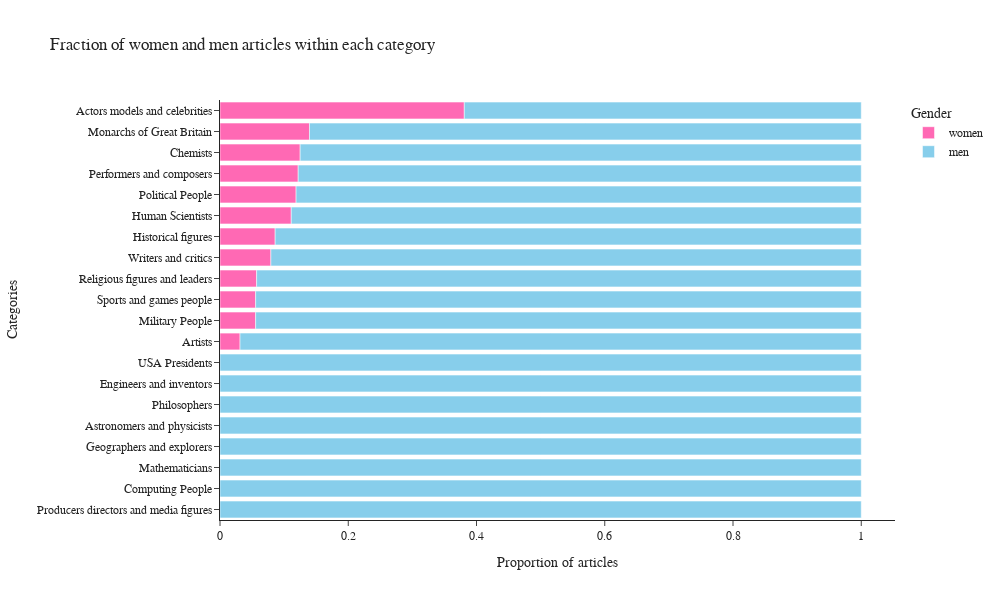

This figure's notebook cell:
### Markdown cell above
#### **Plot 2**

### Code cell
women_count = people[people['gender'] == "female"]["category"].count()
men_count = people[people['gender'] == "male"]["category"].count()
number_of_people_per_cat = people.groupby("category")["gender"].count()
men_women_proportion = pd.DataFrame({'women': women_people/number_of_people_per_cat,'men': men_people/number_of_people_per_cat}, index=index).sort_values(by = ["women"], ascending = False)
men_women_proportion.fillna(0,inplace=True)

fig = px.bar(men_women_proportion, x='women')

# plotly
fig = px.bar(men_women_proportion, 
             x = [category for category in men_women_proportion.columns],
             y = men_women_proportion.transpose().columns.str.replace('_', ' '),
             color_discrete_sequence = ['hotpink','skyblue'],
             title = 'Fraction of women and men articles within each category',
             labels={"y": "Categories",
                     "value": "Proportion of articles",
                     "variable": "Gender"},
             orientation='h',
             width=1000, height=600,
            template = 'simple_white')

fig.update_layout(yaxis=dict(autorange="reversed"), font_family = "Helvetica")
fig.show()

fig.to_html(full_html = False, include_plotlyjs='cdn')
fig.write_html("datastory_plot/plot2.html", full_html=False, include_plotlyjs='cdn')

### Figure 1 — Plotly figure (JSON) as saved in the notebook; plotly's stock layout.template omitted (floating-point values rounded to 4 significant figures)
{"data": [{"alignmentgroup": "True", "hovertemplate": "Gender=women<br>Proportion of articles=%{x}<br>Categories=%{y}<extra></extra>", "legendgroup": "women", "marker": {"color": "hotpink", "pattern": {"shape": ""}}, "name": "women", "offsetgroup": "women", "orientation": "h", "showlegend": true, "textposition": "auto", "type": "bar", "x": [0.381, 0.1395, 0.125, 0.122, 0.1186, 0.1111, 0.08602, 0.07937, 0.05714, 0.05556, 0.05556, 0.03125, 0, 0, 0, 0, 0, 0, 0, 0], "xaxis": "x", "y": ["Actors models and celebrities", "Monarchs of Great Britain", "Chemists", "Performers and composers", "Political People", "Human Scientists", "Historical figures", "Writers and critics", "Religious figures and leaders", "Sports and games people", "Military People", "Artists", "USA Presidents", "Engineers and inventors", "Philosophers", "Astronomers and physicists", "Geographers and explorers", "Mathematicians", "Computing People", "Producers directors and media figures"], "yaxis": "y"}, {"alignmentgroup": "True", "hovertemplate": "Gender=men<br>Proportion of articles=%{x}<br>Categories=%{y}<extra></extra>", "legendgroup": "men", "marker": {"color": "skyblue", "pattern": {"shape": ""}}, "name": "men", "offsetgroup": "men", "orientation": "h", "showlegend": true, "textposition": "auto", "type": "bar", "x": [0.619, 0.8605, 0.875, 0.878, 0.8814, 0.8889, 0.914, 0.9206, 0.9429, 0.9444, 0.9444, 0.9688, 1, 1, 1, 1, 1, 1, 1, 1], "xaxis": "x", "y": ["Actors models and celebrities", "Monarchs of Great Britain", "Chemists", "Performers and composers", "Political People", "Human Scientists", "Historical figures", "Writers and critics", "Religious figures and leaders", "Sports and games people", "Military People", "Artists", "USA Presidents", "Engineers and inventors", "Philosophers", "Astronomers and physicists", "Geographers and explorers", "Mathematicians", "Computing People", "Producers directors and media figures"], "yaxis": "y"}], "layout": {"barmode": "relative", "font": {"family": "Helvetica"}, "height": 600, "legend": {"title": {"text": "Gender"}, "tracegroupgap": 0}, "title": {"text": "Fraction of women and men articles within each category"}, "width": 1000, "xaxis": {"anchor": "y", "autorange": true, "domain": [0, 1], "range": [0, 1.053], "title": {"text": "Proportion of articles"}, "type": "linear"}, "yaxis": {"anchor": "x", "autorange": true, "domain": [0, 1], "range": [19.5, -0.5], "title": {"text": "Categories"}, "type": "category"}}}
